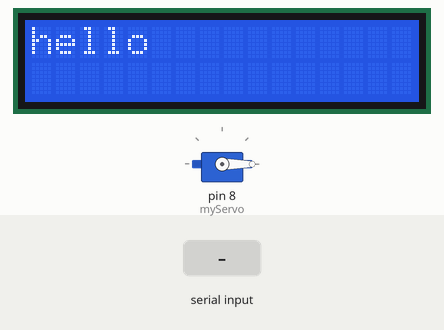
This sketch was run on a simulated Arduino Uno, built with avr-gcc and run on an emulated ATmega328P. Shown: 16×2 character LCD, servo. Inputs (shaded band) come from the test bench.

Above: at 1.1 s.
At 3.2 s:
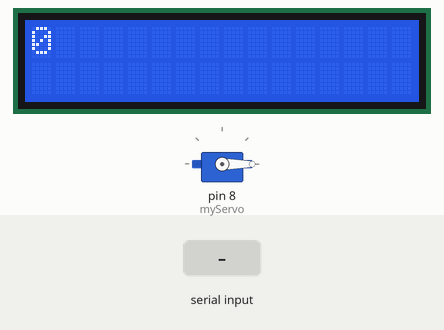
3.3 s: "1" received over Serial
At 3.9 s:
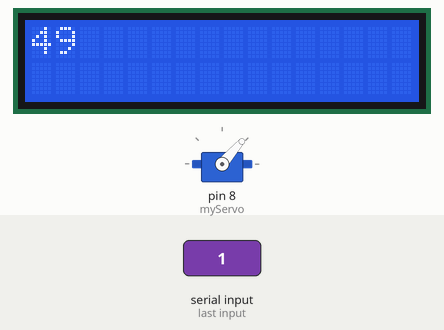
6.3 s: "0" received over Serial
At 7.1 s:
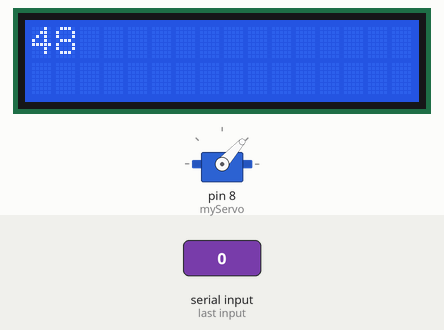
9.3 s: "2" received over Serial
At 10.2 s:
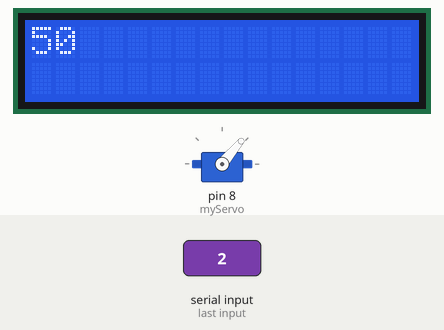
Timing chart, 0 to 12.3 s (numbered marks = the images above; inputs shaded):
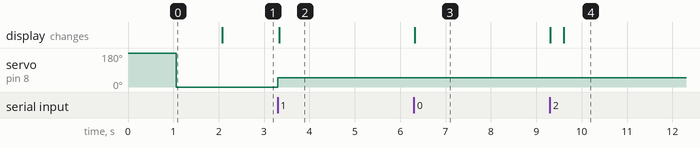

Measured:
- after the input at 3.3 s, servo on pin 8 (myServo): 0° → 49° at once; the display: changes at once (image 2)
- after the input at 6.3 s, servo on pin 8 (myServo): 49° → 48° at once; the display: changes at once (image 3)
- after the input at 9.3 s, servo on pin 8 (myServo): 48° → 50° at once; the display: first changes at once (image 4 shows a later state)

The sketch:

ArduinoFromProcessing.ino
```cpp
#include <LiquidCrystal_I2C.h>
#include <Servo.h>
Servo myServo;

String readStr;
int servoPos = 0;

LiquidCrystal_I2C lcd(0x27, 16, 2);

void setup() {
  // put your setup code here, to run once:
  lcd.init();
  lcd.backlight();
  lcd.print("hello");
  Serial.begin(9600);
  myServo.attach(8);
  myServo.write(180);
  delay(1000);
  myServo.write(0);
  delay(1000);
  lcd.clear();
}

void loop() {
  // put your main code here, to run repeatedly:
  if (Serial.available()) {
    //readStr  = Serial.readStringUntil(/);
    servoPos = Serial.read();
    lcd.clear();

    myServo.write(servoPos);
    delay(10);
  }
  lcd.clear();
  lcd.print(servoPos);
}
```
